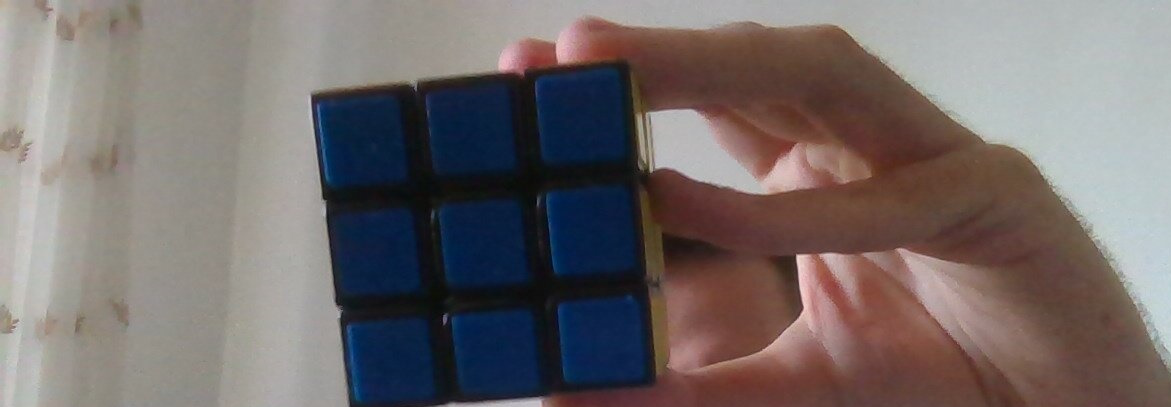
#> input picture images/cube4.jpg, 1171 x 407 px
$ python -i line_based.py   (imports and definitions only)
#> lines starting #> are read from the running program, lines starting #| are printed output that depends on the picture
import camera_main
import filtering
import features
import debug
import numpy as np
import cv2 as cv
import dearpygui.dearpygui as dpg


ui_elements : dict = {
}

def process_frame(frame):

    img = frame
    img = cv.resize(img, (500, 400))

    img_1 = filtering.adaptive_amax_filter(img)
    img_2 = filtering.adaptive_high_pass_filter(img)

    img_3 = filtering.canny_convert_filter(img)
    img_4 = filtering.canny_amax_filter(img)
    img_5 = filtering.canny_amax_adaptive_filter(img)

    images = np.vstack((np.hstack((img_1, img_2))))
    images= cv.resize(images, (1920, 600))

    # Invert the image, looking for cube outline
    img_1 = cv.bitwise_not(img_1)
    # Apply Hough transform on the detected edges to detect lines
    lines = features.extract_lines_houghP(img_1)
    dpg.set_value(ui_elements["lines"], "Line count: " + str(len(lines)))
    lined = debug.display_lines_houghP(img_1,lines)

    lined = cv.resize(lined,(800,600))
    # Resize and display the image
    # cv.imshow('Image', images)
    # cv.imshow("Grayscale canny vs Amax canny vs amax adaptive canny", np.hstack((img_3, img_4, img_5)))
    cv.imshow('Lines', lined)
    if cv.waitKey(1) == ord('q'):
       return

# [7 lines not run here, left out]
# [1 line that did not run here, left out]
# [5 lines not run here, left out]

>>> import cv2
>>> picture = cv2.imread('../images/cube4.jpg', cv2.IMREAD_GRAYSCALE)
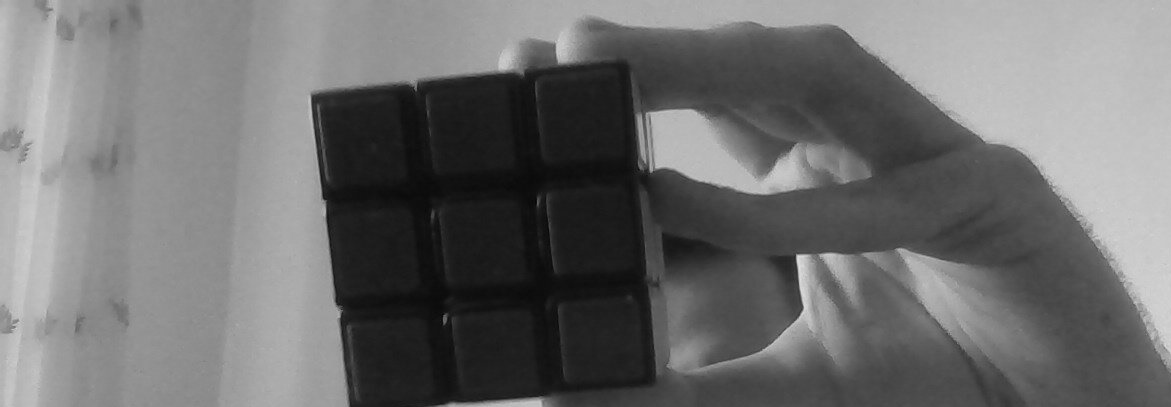
#> picture: shape (407, 1171); min 2, max 224, mean 110.4
>>> result = process_frame(picture)
#> in process_frame, `img = cv.resize(img, (500, 400))`:
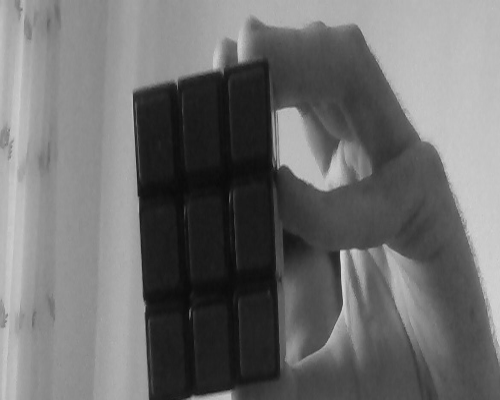
#> img: shape (400, 500); min 9, max 220, mean 110.3
#> (the run stopped early here; a loop or call above may not have finished)

$ run again, on images/cube2.png
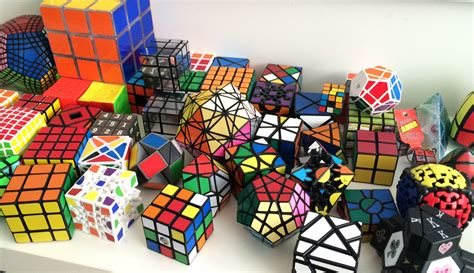
#> input picture images/cube2.png, 474 x 273 px
#> `picture = cv2.imread('../images/cube4.jpg', cv2.IMREAD_GRAYSCALE)`:
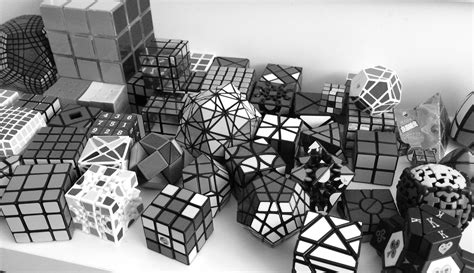
#> picture: shape (273, 474); min 0, max 255, mean 139.1
#> in process_frame, `img = cv.resize(img, (500, 400))`:
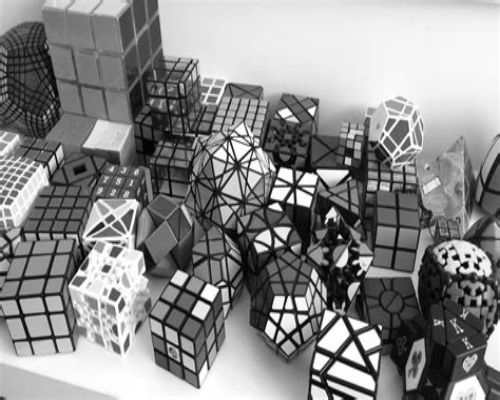
#> img: shape (400, 500); min 0, max 255, mean 139
